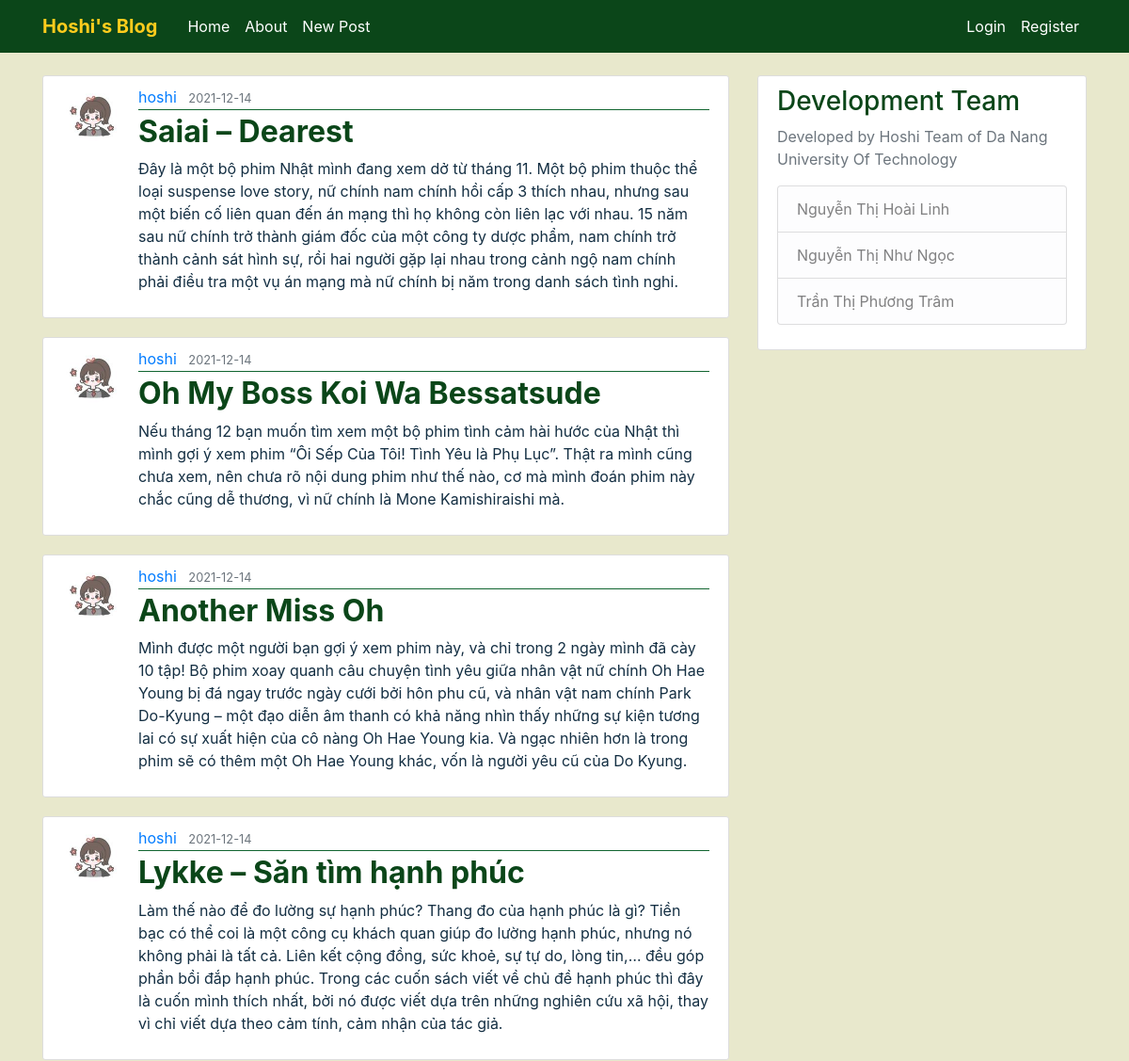
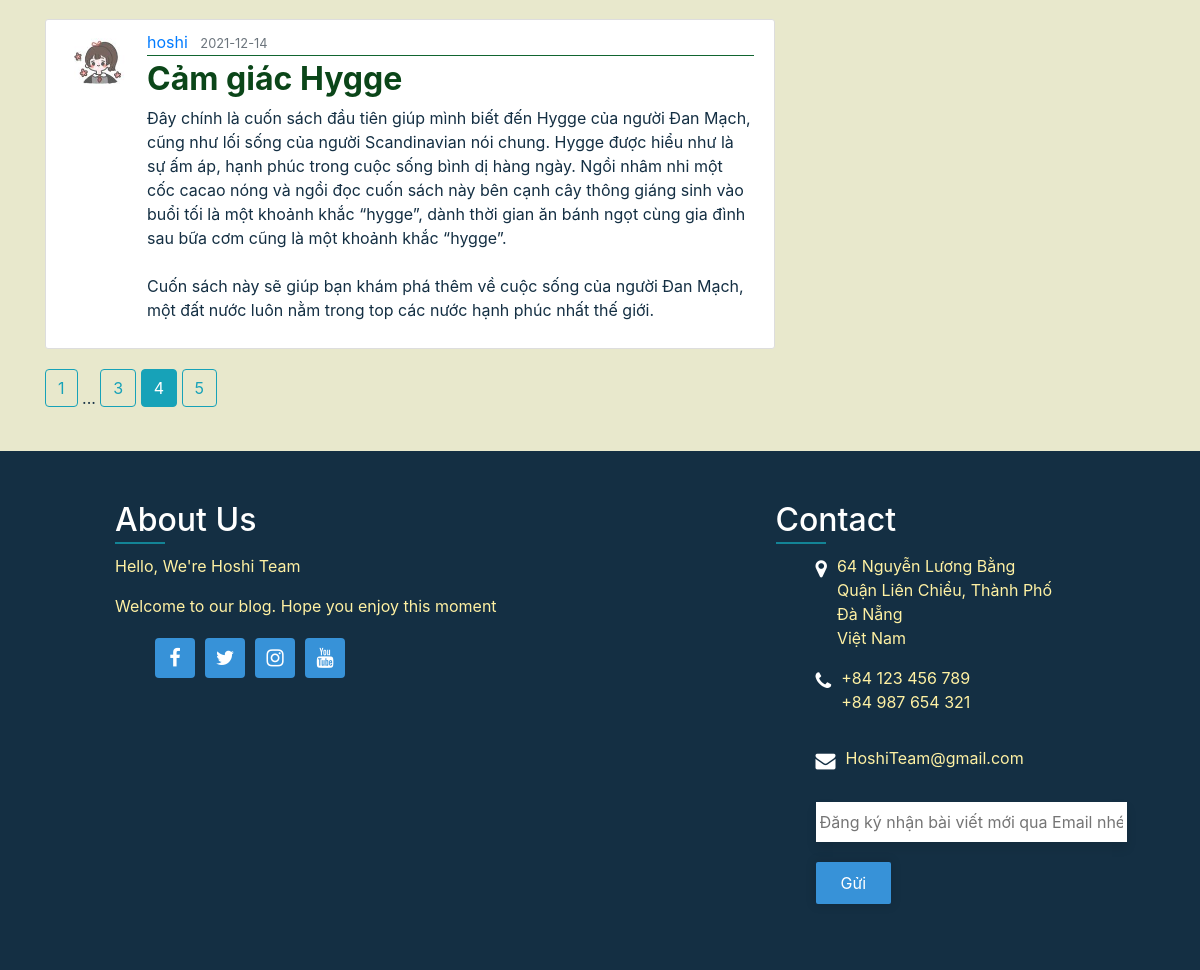
/home?page=4, run on the app's committed database (2 pictures, top to bottom).
### FlaskBlog/models.py (models this page shows, shortened)
class Post(db.Model):
    id = db.Column(db.Integer, primary_key=True)
    title = db.Column(db.String(100), nullable=False)
    date_posted = db.Column(db.DateTime, nullable=False, default=datetime.utcnow)
    content = db.Column(db.Text, nullable=False)
    user_id = db.Column(db.Integer, db.ForeignKey('user.id'), nullable=False)

class User(db.Model, UserMixin):
    id = db.Column(db.Integer, primary_key=True)
    username = db.Column(db.String(20), unique=True, nullable=False)
    email = db.Column(db.String(120), unique=True, nullable=False)
    image_file = db.Column(db.String(20), nullable=False, default='default.png')
    password = db.Column(db.String(60), nullable=False)
    posts = db.relationship('Post', backref='author', lazy=True)

### FlaskBlog/routes.py (the view)
@app.route("/")
@app.route("/home")
def home():
    page = request.args.get('page', 1, type=int)
    posts = Post.query.order_by(Post.date_posted.desc()).paginate(page=page, per_page=5)
    return render_template('home.html', posts=posts) #duong dan

### FlaskBlog/templates/home.html
{% extends "layout.html" %}
{% block content %}
    {% for post in posts.items %}
        <article class="media content-section">
          <img class="rounded-circle article-img" src="{{ url_for('static', filename='avatar/' + post.author.image_file) }}">
          <div class="media-body">
            <div class="article-metadata">
              <a class="mr-2" href="{{ url_for('user_posts', username=post.author.username) }}">{{ post.author.username }}</a>
              <small class="text-muted">{{ post.date_posted.strftime('%Y-%m-%d') }}</small>
            </div>
            <h2><a class="article-title" href="{{ url_for('post', post_id=post.id) }}">{{ post.title }}</a></h2>
            <p class="article-content">{{ post.content }}</p>
          </div>
        </article>
    {% endfor %}
    {% for page_num in posts.iter_pages(left_edge=1, right_edge=1, left_current=1, right_current=2) %}
      {% if page_num %}
        {% if posts.page == page_num %}
          <a class="btn btn-info mb-4" href="{{ url_for('home', page=page_num) }}">{{ page_num }}</a>
        {% else %}
          <a class="btn btn-outline-info mb-4" href="{{ url_for('home', page=page_num) }}">{{ page_num }}</a>
        {% endif %}
      {% else %}
        ...
      {% endif %}
    {% endfor %}
{% endblock content %}

### FlaskBlog/static/main.css (style rules this page uses)
body { background: #E8E8CC; color: #142F43; margin-top: 5rem; }
h1, h2, h3, h4, h5, h6 { color: #0B4619; }
.content-section { background: #ffffff; padding: 10px 20px; border: 1px solid #dddddd; border-radius: 3px; margin-bottom: 20px; }
.article-title { color: #0B4619; font-weight: bold; }
.article-content { white-space: pre-line; }
.article-img { height: 65px; width: 65px; margin-right: 16px; }
.article-metadata { padding-bottom: 1px; margin-bottom: 4px; border-bottom: 1px solid #116530 }

### data on the page
Post: image_file (picture), author.username "hoshi", date_posted "2021-12-14", title "Saiai – Dearest", content "Đây là một bộ phim Nhật mình đang xem dở từ tháng 11. Một bộ phim thuộc thể loại suspense love story, nữ chính nam chính hồi cấp 3 thích nhau, nhưng sau một biến cố liên quan đến án mạng thì họ không còn liên lạc với nhau. 15 năm sau nữ chính trở thành giám đốc của một công ty dược phẩm, nam chính trở thành cảnh sát hình sự, rồi hai người gặp lại nhau trong cảnh ngộ nam chính phải điều tra một vụ án mạng mà nữ chính bị năm trong danh sách tình nghi."
Post: image_file (picture), author.username "hoshi", date_posted "2021-12-14", title "Oh My Boss Koi Wa Bessatsude", content "Nếu tháng 12 bạn muốn tìm xem một bộ phim tình cảm hài hước của Nhật thì mình gợi ý xem phim “Ôi Sếp Của Tôi! Tình Yêu là Phụ Lục”. Thật ra mình cũng chưa xem, nên chưa rõ nội dung phim như thế nào, cơ mà mình đoán phim này chắc cũng dễ thương, vì nữ chính là Mone Kamishiraishi mà."
Post: image_file (picture), author.username "hoshi", date_posted "2021-12-14", title "Another Miss Oh", content "Mình được một người bạn gợi ý xem phim này, và chỉ trong 2 ngày mình đã cày 10 tập! Bộ phim xoay quanh câu chuyện tình yêu giữa nhân vật nữ chính Oh Hae Young bị đá ngay trước ngày cưới bởi hôn phu cũ, và nhân vật nam chính Park Do-Kyung – một đạo diễn âm thanh có khả năng nhìn thấy những sự kiện tương lai có sự xuất hiện của cô nàng Oh Hae Young kia. Và ngạc nhiên hơn là trong phim sẽ có thêm một Oh Hae Young khác, vốn là người yêu cũ của Do Kyung."
Post: image_file (picture), author.username "hoshi", date_posted "2021-12-14", title "Lykke – Săn tìm hạnh phúc", content "Làm thế nào để đo lường sự hạnh phúc? Thang đo của hạnh phúc là gì? Tiền bạc có thể coi là một công cụ khách quan giúp đo lường hạnh phúc, nhưng nó không phải là tất cả. Liên kết cộng đồng, sức khoẻ, sự tự do, lòng tin,… đều góp phần bồi đắp hạnh phúc. Trong các cuốn sách viết về chủ đề hạnh phúc thì đây là cuốn mình thích nhất, bởi nó được viết dựa trên những nghiên cứu xã hội, thay vì chỉ viết dựa theo cảm tính, cảm nhận của tác giả."
Post: image_file (picture), author.username "hoshi", date_posted "2021-12-14", title "Cảm giác Hygge", content "Đây chính là cuốn sách đầu tiên giúp mình biết đến Hygge của người Đan Mạch, cũng như lối sống của người Scandinavian nói chung. Hygge được hiểu như là sự ấm áp, hạnh phúc trong cuộc sống bình dị hàng ngày. Ngồi nhâm nhi một cốc cacao nóng và ngồi đọc cuốn sách này bên cạnh cây thông giáng sinh vào buổi tối là một khoảnh khắc “hygge”, dành thời gian ăn bánh ngọt cùng gia đình sau bữa cơm cũng là một khoảnh khắc “hygge”. Cuốn sách này sẽ giúp bạn khám phá thêm về cuộc sống của người Đan Mạch, một đất nước luôn nằm trong top các nước hạnh phúc nhất thế giới."

### other printed values
{{ page_num }} "1" "3" "5"
{{ page_num }} "4"
